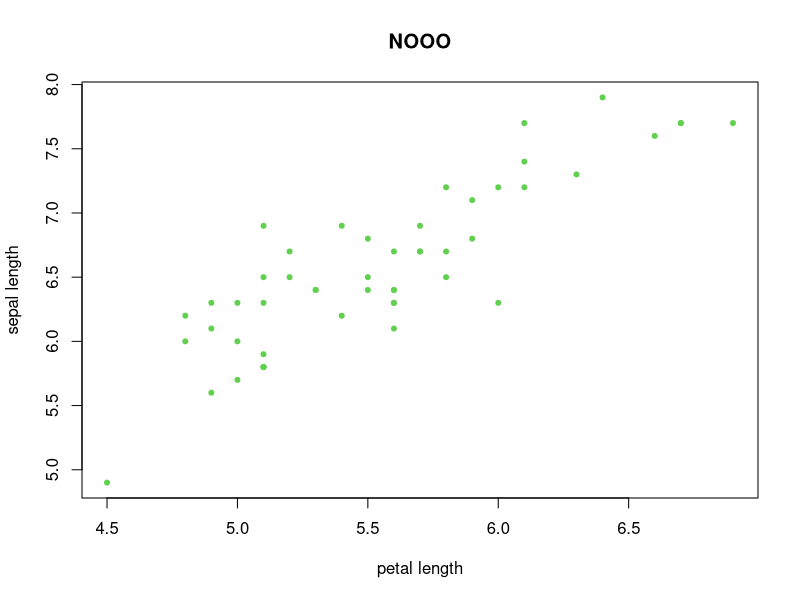
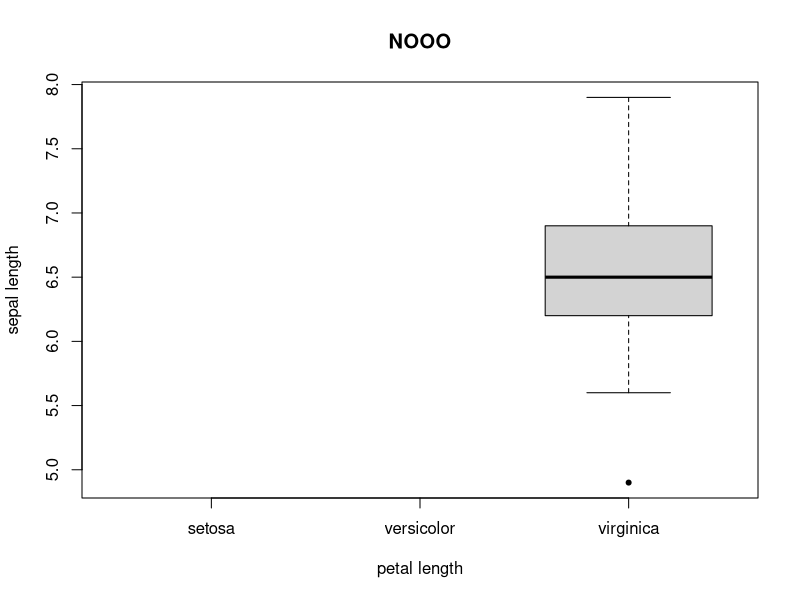
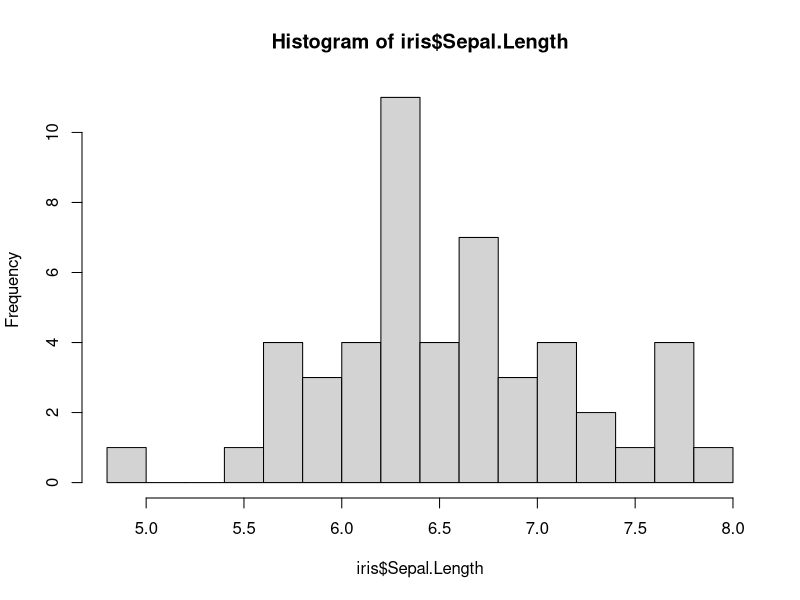
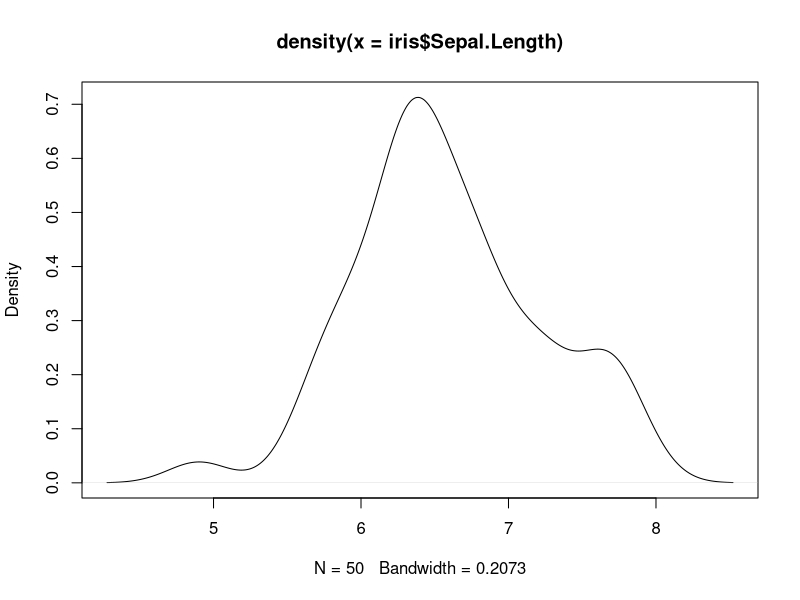
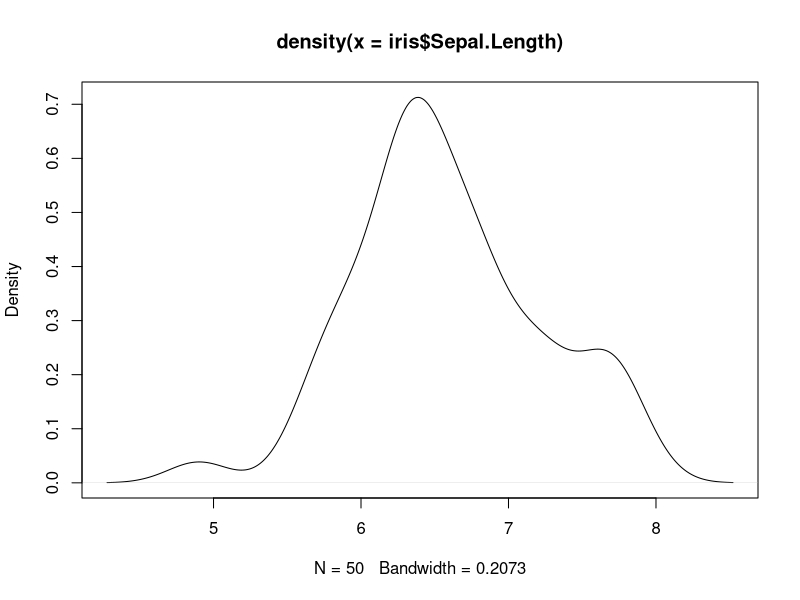

Recreate these plots in R, in order.
library(tidyverse)

#load some data
data("iris")

# subset

iris <- iris %>% filter(Species=="virginica")

glimpse(iris)
plot(y=iris$Sepal.Length,x=iris$Petal.Length,col=iris$Species,pch=20, main = "NOOO", xlab ="petal length", ylab = "sepal length")

summary(iris)

plot(x=iris$Species,y=iris$Sepal.Length,pch=20, main = "NOOO", xlab ="petal length", ylab = "sepal length")


hist(iris$Sepal.Length, breaks = 20)
plot(density(iris$Sepal.Length))

# How to save a plot
jpeg("densityplot.jpeg")
plot(density(iris$Sepal.Length))
dev.off()